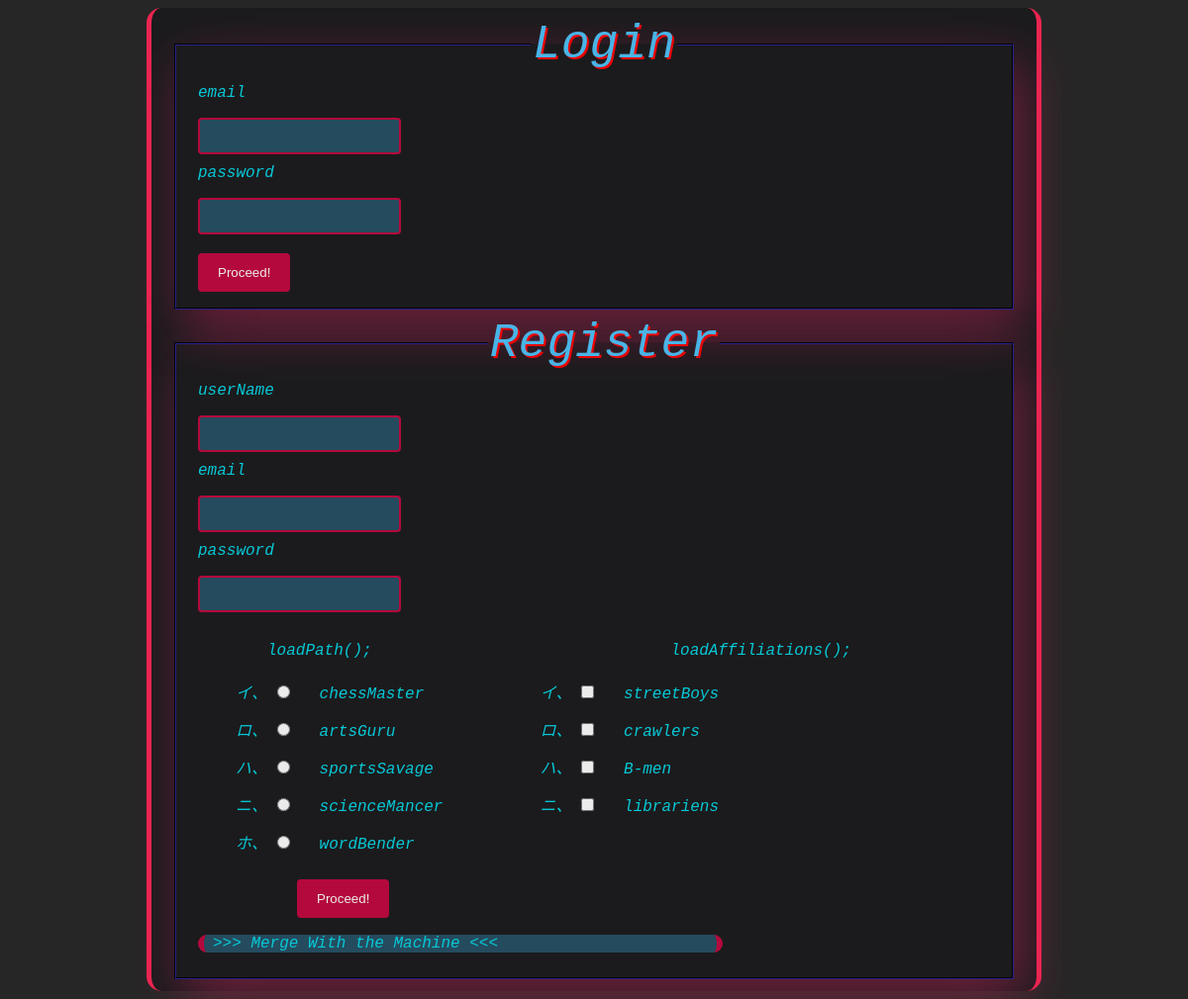
The app's page /home.php with its own data.
### tables this page shows
create table path
(
path_id int not null,
primary key(path_id),
path_name varchar(255)
);

create table affiliations
(
affil_id int not null,
primary key(affil_id),
affil_name varchar(255)
);

### home.php (the view, shortened to what this page needs)
<?php
require_once('server/db_connect.php');
$mydb = new dbAbstract();
?>
<html>
	<head>
		<link rel="stylesheet" href="styles/style.css" />
	</head>
<body>
	<?php
	if(isset($_COOKIE["id"]))
	{
		$user_id = $_COOKIE["id"];
        echo "
		<div id='control'>
	<div class='console'>
		<textarea id='cli' placeholder='console://' onkeypress='enter_command(event)'></textarea>
	</div>
	<nav id='taskbar'>
		<div class='taskbar_item' onclick='window.location = \"#\"'>
			<svg class='icon' width='1em' height='1em' viewBox='0 0 16 16' fill='red' xmlns='http://www.w3.org/2000/svg'>
  <path d='M6.5 10.995V14.5a.5.5 0 0 1-.5.5H2a.5.5 0 0 1-.5-.5v-7a.5.5 0 0 1 .146-.354l6-6a.5.5 0 0 1 .708 0l6 6a.5.5 0 0 1 .146.354v7a.5.5 0 0 1-.5.5h-4a.5.5 0 0 1-.5-.5V11c0-.25-.25-.5-.5-.5H7c-.25 0-.5.25-.5.495z'/>
  <path fill-rule='evenodd' d='M13 2.5V6l-2-2V2.5a.5.5 0 0 1 .5-.5h1a.5.5 0 0 1 .5.5z'/>
</svg>
		</div>
		<div class='taskbar_item extendable' onclick='kliku2()'>
			<svg class='icon' width='1em' height='1em' viewBox='0 0 16 16' fill='red' xmlns='http://www.w3.org/2000/svg'>
  <path fill-rule='evenodd' d='M7.765 1.559a.5.5 0 0 1 .47 0l7.5 4a.5.5 0 0 1 0 .882l-7.5 4a.5.5 0 0 1-.47 0l-7.5-4a.5.5 0 0 1 0-.882l7.5-4z'/>
  <path fill-rule='evenodd' d='M2.125 8.567l-1.86.992a.5.5 0 0 0 0 .882l7.5 4a.5.5 0 0 0 .47 0l7.5-4a.5.5 0 0 0 0-.882l-1.86-.992-5.17 2.756a1.5 1.5 0 0 1-1.41 0l.418-.785-.419.785-5.169-2.756z'/>
</svg>
		</div>
		<div class='extended-content'>
			<ul>
				<li><a href='notes/layout.html'>ayout</a></li>
				<li><a href='notes/styling.html'>Styiling</a></li>
			</ul>
		</div>
		<div class='taskbar_item' onclick='kliku()'>
			<svg class='icon' width='1em' height='1em' viewBox='0 0 16 16' fill='red' xmlns='http://www.w3.org/2000/svg'>
  <path fill-rule='evenodd' d='M0 3a2 2 0 0 1 2-2h12a2 2 0 0 1 2 2v10a2 2 0 0 1-2 2H2a2 2 0 0 1-2-2V3zm9.5 5.5h-3a.5.5 0 0 0 0 1h3a.5.5 0 0 0 0-1zm-6.354-.354L4.793 6.5 3.146 4.854a.5.5 0 1 1 .708-.708l2 2a.5.5 0 0 1 0 .708l-2 2a.5.5 0 0 1-.708-.708z'/>
</svg>
		</div>";
		if($mydb->get_userTypeId($user_id) == 1)
		{
echo "
		<div class='taskbar_item'  onclick='window.location = \"control_panel.php\"'>
			<svg width='1em' height='1em' viewBox='0 0 16 16' class='icon' fill='red' xmlns='http://www.w3.org/2000/svg'>
  <path fill-rule='evenodd' d='M11.293 1.293a1 1 0 0 1 1.414 0l2 2a1 1 0 0 1 0 1.414l-9 9a1 1 0 0 1-.39.242l-3 1a1 1 0 0 1-1.266-1.265l1-3a1 1 0 0 1 .242-.391l9-9zM12 2l2 2-9 9-3 1 1-3 9-9z'/>
  <path fill-rule='evenodd' d='M12.146 6.354l-2.5-2.5.708-.708 2.5 2.5-.707.708zM3 10v.5a.5.5 0 0 0 .5.5H4v.5a.5.5 0 0 0 .5.5H5v.5a.5.5 0 0 0 .5.5H6v-1.5a.5.5 0 0 0-.5-.5H5v-.5a.5.5 0 0 0-.5-.5H3z'/>
</svg>
		</div>";
		}
		echo "
	</nav>
	</div>
	";
echo "
	<div id='wrapper'>
			<form method='post', action='server/logout.php'>
				<input type='submit' value='Logout'/>
			</form>
		     <form>
			<fieldset>
				<legend>Post</legend>
				<textarea name='post_text'></textarea>
				<input type='hidden' name='author' value=".$user_id." />
		    		<input type='submit' value='post' onclick='postu()' class='prevdefault'/>
				<p id='test'>go ahead</p>
			</fieldset>
		     </form>
	<div id='contents'>";
	$rezo = $mydb->get_postRows();
	while($row_post = mysqli_fetch_assoc($rezo))
	{
		$post_id = $row_post['post_id'];
		$author_id = $row_post['author_id'];
		$author_name = $mydb->get_userName($author_id);
		$body = $mydb->get_postBody($post_id);
		echo "
			<div class='content'>
				<input type='text' placeholder='".$author_name."' readonly>
				<span>".$post_id."</span>
				<p class='info'>".$body."</p>
			</div>
			";
	}
echo "
	</div>
	";
	}
	else{
		echo "
			<div id='wrapper'>
			<form class='login' action='server/login.php' method='post'>
			<fieldset>
			<legend>Login</legend>
			<p>email</p>
		      <input type='text' name='email'/>
			<p>password</p>
		      <input type='password' name='password'/>
		      <input type='submit' value='Proceed!' />
			</fieldset>
		      </form>";
		echo "<form class='register' method='post' >
			<fieldset>
		      <legend>Register</legend>
			<p>userName</p>
		      <input type='text' name='username'/>
			<p>email</p>
		      <input type='text' name='reg_email'/>
			<p>password</p>
		      <input type='password' name='reg_password'/>";
                $query_selectAll = "select * from path";
                $output_table = mysqli_query($conn, $query_selectAll);
		echo "<div style='display:flex;'>";
		echo "<div>";
		echo "<ul>";
		echo "<p>loadPath();</p>";
                while($row = mysqli_fetch_assoc($output_table))
		{
			echo "<label><li><input type='radio' name='path' value=".$row['path_id']." id='".$row['path_name']."'>
				<i>".$row['path_name']."<i></li></label>";
		}
		echo "</ul>";
		echo "</div>";
		$query_selectAll = "select * from affiliations";
                $output_table = mysqli_query($conn, $query_selectAll);
		echo "<div style='display:inline-block;'>";
		echo "<ul>";
		echo "<p>loadAffiliations();</p>";
                while($row = mysqli_fetch_assoc($output_table))
		{
			echo "<label><li><input type='checkbox' name='affils[]' value=".$row['affil_id']." id='".$row['affil_name']."'>
				<i>".$row['affil_name']."</i></li></label>";
		}
		echo "</ul>";
		echo "</div>";
		echo "</div>";
		echo   "<input type='submit' value='Proceed!' onclick='regu()' class='prevdefault'/>
			<p id = 'test' class='info'> >>> Merge With the Machine <<< </p>
			</fieldset>
		      </form>
			</div>
			";
	}
	?>
</body>
</html>

### styles/style.css (style rules this page uses)
body { background-color:#262626 ; }
p, label { font-family: monospace, "Lucida Console"; font-style: oblique; color: #05d9e8; }
legend { font-family: monospace, "Lucida Console"; font-style: oblique; font-size:3em; font-weight: 300; line-height:1em; text-align: center; color: #4DC3FA; text-shadow: 2px 2px red; }
ul { list-style-type: katakana-iroha; }
ul li { font-family: monospace, "lucida console"; color: #05d9e8; }
form input[type=text], form select, form textarea, form input[type="password"] { width: 25%; display: block; padding: 5px; border-radius: 4px; box-sizing: border-box; margin-top: 3px; margin-bottom: 9px; resize: vertical; }
input[type=text], input[type=password] { display:block; padding: 4px; margin: 3px; box-sizing: border-box; border: 2px solid #c3073f; background-color: #254f64; font-size: 21px; font-family: monospace, "Lucida Console"; color: #ffff9b; }
input[type=submit] { background-color: #c3073f; color: white; padding: 12px 20px; border: none; border-radius: 4px; cursor: pointer; margin: 7px; }
::placeholder { font-size: 21px; font-weight: bold; font-family: monospace, "Lucida Console"; color: #ffff9b; }
form { margin: 0 auto; }
fieldset { box-shadow: 10px 20px 50px rgba(255, 42, 109, 0.4); padding-bottom: 9px; margin-bottom: 9px; border-color: #130f40; }
#wrapper { width:75%; background-color: #1a1a1d; position: relative; z-index: 0; margin:0 auto; opacity: 0.91; padding: 3px; border-radius: 15px; border-left: 5px solid #ff2556; border-right: 5px solid #ff2556; }
#wrapper * { margin-left: 10px; margin-top: 10px; margin-right: 10px; }
.info { background-color: #254f64; border-left:6px solid #c3073f; border-right:6px solid #c3073f; border-radius: 14px; padding: 3px; max-width: 500px; padding: 0px 9px; overflow:hidden; }

### records on screen
path: path_name "chessMaster"
path: path_name "artsGuru"
path: path_name "sportsSavage"
path: path_name "scienceMancer"
path: path_name "wordBender"
affiliations: affil_name "streetBoys"
affiliations: affil_name "crawlers"
affiliations: affil_name "B-men"
affiliations: affil_name "librariens"
